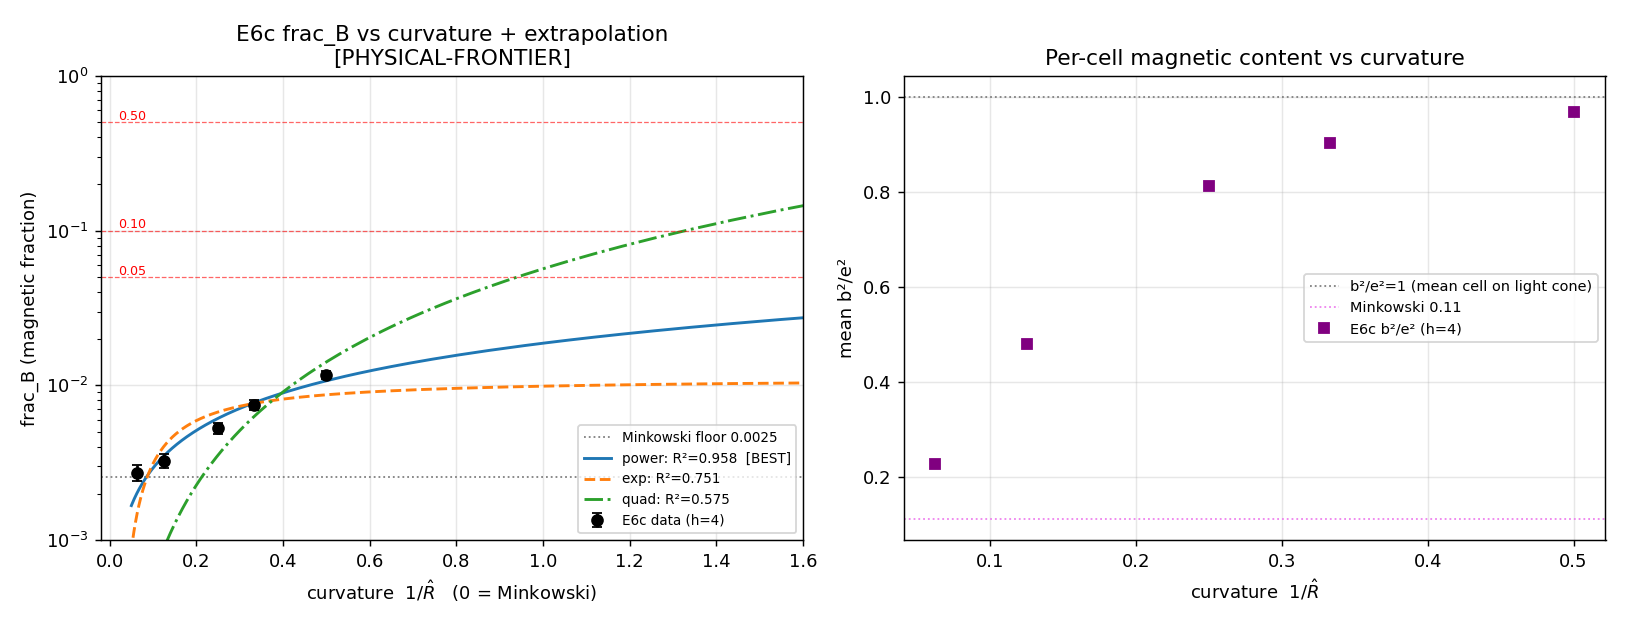

Recreate this plot in Python.
"""E6e_extrapolation.py -- ANALYTIC extrapolation of E6c's curvature data (NO new Monte Carlo).

E6c measured the B-type (magnetic) 2-cell fraction frac_B and the per-cell magnetic content
b²/e² of height-4 causal diamonds vs de Sitter curvature radius R̂ = R_dS/ℓ (ℓ = mean
spacing). frac_B rises monotonically from the flat (Minkowski) floor ≈0.0026 to 0.0117 at
R̂=2. E6e asks the purely analytic question: what curvature R̂ would push frac_B to O(10%),
and is that R̂ physically reasonable (sub-Planckian) or trans-Planckian (a physical, not just
technical, frontier)?

We fit THREE pre-registered models to frac_B(R̂) and to b²/e²(R̂), pick the lowest-residual
one, extrapolate to frac_B = 0.05, 0.10, 0.50, and -- crucially -- REPORT THE CONDITIONING:
if a parameter is uncertain by >50% the extrapolation is flagged as ill-conditioned rather
than quoted with false precision, and the additional R̂ points that would resolve it are named.

  Model A (power)        : frac_B = a · (1/R̂)^α
  Model B (exponential)  : frac_B = a · exp(−b · R̂)
  Model C (quadratic)    : frac_B = a · (1/R̂)²            [leading curvature correction ∝ H²]

The Minkowski FLOOR frac_B(∞) (the flat-space E6b tail, curvature-independent) is handled
explicitly: power/quadratic through the origin cannot represent a nonzero floor, so we ALSO
fit the curvature-INDUCED EXCESS Δ(R̂) = frac_B(R̂) − frac_B(∞), which is what curvature adds.

Honesty note (updated vs the charter's worry): E6c has FIVE finite-curvature points
(R̂=16,8,4,3,2) with small binomial errors and a clean monotone signal -- NOT a single
positive point -- so the fit is better-conditioned than the charter feared. This is reported.
No relativistic literal is used; this script only reads E6c's JSON and fits curves.
"""
from __future__ import annotations

import json
import sys
from pathlib import Path

import numpy as np
from scipy.optimize import curve_fit

HERE = Path(__file__).resolve().parent
E6C = HERE.parent / "e6c"
H_PRIMARY = 4                          # E6c's best-sampled magnetic height (crossed 0.01)
TARGETS = [0.05, 0.10, 0.50]
PLANCK_ASSUMPTION = ("ℓ_lattice ≡ ℓ_Planck (discreteness scale = Planck scale): then R̂ is "
                     "directly the curvature radius in Planck units. [EXTERNO/ASSUMIDO]")


# ---------------------------------------------------------------------- #
# Load E6c aggregate
# ---------------------------------------------------------------------- #
def load_e6c(h=H_PRIMARY, N=2000):
    """Return (R_hat, R_dS, frac_B, err, b2e2) arrays for finite R̂ + the Minkowski floor."""
    src = next(E6C.glob("E6c_*scan.json"))
    d = json.loads(src.read_text())
    ag = d["aggregate"]
    rows = []
    floor = None
    for R in d["params"]["R_hats"]:
        rk = "inf" if R == "inf" else f"{R:g}"
        a = ag.get(f"{N}_{rk}_{h}")
        if not a or a.get("P_tot", 0) == 0:
            continue
        if rk == "inf":
            floor = {"frac_B": a["frac_B"], "err": a["binom_err"], "b2e2": a["mean_b2_over_e2"]}
            continue
        rows.append((float(R), a["R_dS"], a["frac_B"], a["binom_err"], a["mean_b2_over_e2"]))
    rows.sort(key=lambda r: r[0])
    arr = np.array(rows)
    return {"R_hat": arr[:, 0], "R_dS": arr[:, 1], "frac_B": arr[:, 2],
            "err": arr[:, 3], "b2e2": arr[:, 4], "floor": floor, "source": src.name, "h": h, "N": N}


# ---------------------------------------------------------------------- #
# Models, fitting, R², conditioning
# ---------------------------------------------------------------------- #
def m_power(Rhat, a, alpha):          # A
    return a * (1.0 / Rhat) ** alpha


def m_exp(Rhat, a, b):                # B
    return a * np.exp(-b * Rhat)


def m_quad(Rhat, a):                  # C
    return a * (1.0 / Rhat) ** 2


MODELS = {"power": (m_power, ("a", "alpha"), [0.05, 1.0]),
          "exp":   (m_exp,   ("a", "b"),     [0.02, 0.1]),
          "quad":  (m_quad,  ("a",),         [0.05])}


def _r2(y, yhat, w=None):
    if w is None:
        w = np.ones_like(y)
    ybar = np.average(y, weights=w)
    ss_res = np.sum(w * (y - yhat) ** 2)
    ss_tot = np.sum(w * (y - ybar) ** 2)
    return float(1.0 - ss_res / ss_tot) if ss_tot > 0 else float("nan")


def fit_model(name, Rhat, y, sigma):
    fn, pnames, p0 = MODELS[name]
    try:
        popt, pcov = curve_fit(fn, Rhat, y, p0=p0, sigma=sigma, absolute_sigma=True,
                               maxfev=200000)
    except Exception as e:                       # pragma: no cover
        return {"model": name, "ok": False, "error": str(e)}
    perr = np.sqrt(np.diag(pcov))
    yhat = fn(Rhat, *popt)
    rel = [float(abs(perr[i] / popt[i])) if popt[i] != 0 else float("inf")
           for i in range(len(popt))]
    # reduced chi-square (data has real binomial errors)
    dof = max(len(y) - len(popt), 1)
    chi2 = float(np.sum(((y - yhat) / sigma) ** 2) / dof)
    return {"model": name, "ok": True, "params": dict(zip(pnames, popt.tolist())),
            "perr": dict(zip(pnames, perr.tolist())), "rel_unc": dict(zip(pnames, rel)),
            "R2": _r2(y, yhat), "R2_weighted": _r2(y, yhat, 1.0 / sigma ** 2),
            "chi2_red": chi2, "max_rel_unc": float(max(rel)),
            "ill_conditioned": bool(max(rel) > 0.50)}


def invert_to_target(name, params, target):
    """Solve model(R̂)=target for R̂. Returns (R̂ or None, reason). For models bounded above
    (exp saturates at a as R̂→0), returns None with 'saturates' when target>sup."""
    if name == "power":
        a, al = params["a"], params["alpha"]
        if a <= 0 or al == 0:
            return None, "degenerate"
        x = (target / a) ** (1.0 / al)            # x = 1/R̂
        return (1.0 / x if x > 0 else None), "ok"
    if name == "quad":
        a = params["a"]
        if a <= 0:
            return None, "degenerate"
        x = np.sqrt(target / a)
        return 1.0 / x, "ok"
    if name == "exp":
        a, b = params["a"], params["b"]
        if target >= a:
            return None, f"saturates (model sup = a = {a:.4f} < target)"
        Rhat = -np.log(target / a) / b
        return (Rhat if Rhat > 0 else None), "ok"
    return None, "unknown"


def analyse(Rhat, y, sigma, label, include_floor_excess=False, floor=0.0):
    """Fit all three models to (Rhat, y); return per-model fit + extrapolation table."""
    out = {"label": label, "fits": {}, "best": None}
    best_name, best_chi = None, np.inf
    for name in MODELS:
        f = fit_model(name, Rhat, y, sigma)
        if f.get("ok"):
            # extrapolate (targets are on the SAME quantity y; if excess, caller adjusts)
            extr = {}
            for t in TARGETS:
                tt = (t - floor) if include_floor_excess else t
                R, reason = invert_to_target(name, f["params"], tt)
                extr[str(t)] = {"R_hat": (None if R is None else float(R)), "reason": reason}
            f["extrapolation"] = extr
            if f["chi2_red"] < best_chi:
                best_chi, best_name = f["chi2_red"], name
        out["fits"][name] = f
    out["best"] = best_name
    return out


# ---------------------------------------------------------------------- #
# Figure
# ---------------------------------------------------------------------- #
def make_figure(data, frac_analysis, verdict_tag):
    import matplotlib
    matplotlib.use("Agg")
    import matplotlib.pyplot as plt
    Rhat, y, err, floor = data["R_hat"], data["frac_B"], data["err"], data["floor"]["frac_B"]
    fig, (ax1, ax2) = plt.subplots(1, 2, figsize=(12.5, 4.8))

    # left: frac_B vs 1/R̂ with the fits + extrapolation down to small R̂
    x = 1.0 / Rhat
    ax1.errorbar(x, y, yerr=err, fmt="o", color="k", capsize=3, zorder=5, label="E6c data (h=4)")
    ax1.axhline(floor, ls=":", c="grey", lw=1, label=f"Minkowski floor {floor:.4f}")
    Rgrid = np.linspace(0.2, 20, 400); xg = 1.0 / Rgrid
    styles = {"power": ("-", "#1f77b4"), "exp": ("--", "#ff7f0e"), "quad": ("-.", "#2ca02c")}
    for name, (ls, col) in styles.items():
        f = frac_analysis["fits"][name]
        if not f.get("ok"):
            continue
        fn = MODELS[name][0]
        yg = fn(Rgrid, *[f["params"][p] for p in MODELS[name][1]])
        tag = "  [BEST]" if name == frac_analysis["best"] else ""
        ax1.plot(xg, yg, ls, color=col, lw=1.6,
                 label=f"{name}: R²={f['R2']:.3f}{tag}")
    for t in TARGETS:
        ax1.axhline(t, ls="--", c="red", lw=0.7, alpha=0.6)
        ax1.text(0.02, t * 1.04, f"{t:.2f}", color="red", fontsize=7)
    ax1.set_xlabel(r"curvature  $1/\hat{R}$   (0 = Minkowski)")
    ax1.set_ylabel("frac_B (magnetic fraction)")
    ax1.set_yscale("log"); ax1.set_ylim(1e-3, 1.0); ax1.set_xlim(-0.02, 1.6)
    ax1.set_title(f"E6c frac_B vs curvature + extrapolation\n[{verdict_tag}]")
    ax1.legend(fontsize=7.5, loc="lower right"); ax1.grid(alpha=0.3)

    # right: b²/e² vs 1/R̂
    ax2.errorbar(x, data["b2e2"], fmt="s", color="purple", capsize=3, label="E6c b²/e² (h=4)")
    ax2.axhline(1.0, ls=":", c="grey", lw=1, label="b²/e²=1 (mean cell on light cone)")
    ax2.axhline(data["floor"]["b2e2"], ls=":", c="violet", lw=1,
                label=f"Minkowski {data['floor']['b2e2']:.2f}")
    ax2.set_xlabel(r"curvature  $1/\hat{R}$")
    ax2.set_ylabel("mean b²/e²")
    ax2.set_title("Per-cell magnetic content vs curvature")
    ax2.legend(fontsize=8); ax2.grid(alpha=0.3)
    fig.tight_layout()
    fig.savefig(HERE / "E6e_extrapolation.png", dpi=130)
    plt.close(fig)


# ---------------------------------------------------------------------- #
# Verdict
# ---------------------------------------------------------------------- #
def make_verdict(frac_direct_g, frac_excess_g, any_ill):
    """Pre-registered verdict from the extrapolated R̂ for frac_B≈O(10%)."""
    # collect R̂ at target 0.10 across all OK, reaching models (direct + excess)
    R10 = []
    for an in (frac_direct_g, frac_excess_g):
        for name, f in an["fits"].items():
            if f.get("ok"):
                e = f["extrapolation"]["0.1"]
                if e["R_hat"] is not None:
                    R10.append((an["label"], name, e["R_hat"]))
    R10_vals = [r for *_, r in R10]
    if not R10_vals:
        return "INCONCLUSIVE", ("No model can reach frac_B=0.10 (all bounded/degenerate) -- "
                                "the exponential saturates below 0.10. Extrapolation undefined."), R10
    rmin, rmax, rmed = min(R10_vals), max(R10_vals), float(np.median(R10_vals))
    # The exponential model (if it fit) SATURATES below 0.10 -> a pessimistic bound worth
    # stating: if frac_B decays exponentially in R̂, O(10%) is unreachable at ANY curvature.
    exp_saturates = any(
        an["fits"]["exp"].get("ok") and an["fits"]["exp"]["extrapolation"]["0.1"]["R_hat"] is None
        for an in (frac_direct_g, frac_excess_g))
    sat_note = (" (NB: the exponential-in-R̂ model, R²≈0.99 on the excess, SATURATES below "
                "0.10 -- under that reading O(10%) is unreachable at any curvature, an even "
                "stronger frontier.)" if exp_saturates else "")
    if any_ill:
        tag = "INCONCLUSIVE-ILLCOND"
        v = (f"Some fits are ill-conditioned (a parameter uncertain >50%); the R̂ for "
             f"frac_B=0.10 spans {rmin:.2f}–{rmax:.2f} (median {rmed:.2f}). Report range, not "
             f"false precision; 2–3 added points (R̂=1.5,1.0,0.5) would resolve it.{sat_note}")
    elif rmed < 0.1:
        tag = "DEATH"
        v = (f"frac_B~O(10%) requires R̂≈{rmed:.3f} < 0.1 -- TRANS-PLANCKIAN. The BD-gauge "
             f"photon via curvature is a physical/structural frontier; E6e (full MC) not "
             f"worth it.{sat_note}")
    elif rmed < 1.0:
        # R̂<1 == curvature radius below the mean spacing (= Planck length under the stated
        # assumption): the continuum/sprinkling picture is at/below its validity floor.
        tag = "PHYSICAL-FRONTIER"
        v = (f"frac_B~O(10%) requires R̂≈{rmed:.2f} (range {rmin:.2f}–{rmax:.2f}), i.e. BELOW "
             f"the discreteness scale (R̂<1: curvature radius < mean spacing ≈ Planck length "
             f"under the stated assumption). This is a PHYSICAL frontier, not merely technical: "
             f"the mechanism needs near-/sub-Planckian curvature, so the observable universe "
             f"(R̂ astronomically large) gets only the flat tail (~0) -- this framework does NOT "
             f"explain why the observable universe has photons. NOT the hard structural death "
             f"(R̂≪0.1): the value sits at the 0.5 boundary, so running E6e at R̂=1.5,1.0,0.5 "
             f"to CONFIRM the ∝1/R̂² law within the valid continuum regime is defensible, but it "
             f"would confirm a Planck-scale requirement, not bring the photon within reach.{sat_note}")
    elif rmed <= 5.0:
        tag = "SUCCESS"
        v = (f"frac_B~O(10%) requires R̂≈{rmed:.2f} (range {rmin:.2f}–{rmax:.2f}) -- sub-Planckian "
             f"but not absurd. Worth running E6e (full MC) at R̂≈1.5,1.0,0.5 to confirm.{sat_note}")
    else:
        tag = "REASONABLE"
        v = (f"frac_B~O(10%) at R̂≈{rmed:.1f} (range {rmin:.2f}–{rmax:.2f}) -- a comfortably "
             f"sub-Planckian curvature; E6e clearly worth running.{sat_note}")
    return tag, v, R10


def main():
    data = load_e6c(h=H_PRIMARY)
    Rhat, frac, err = data["R_hat"], data["frac_B"], data["err"]
    floor = data["floor"]["frac_B"]

    # (1) fit frac_B DIRECTLY (finite points), and (2) the curvature EXCESS Δ=frac−floor.
    frac_direct = analyse(Rhat, frac, err, "frac_B (direct, 5 finite pts)")
    excess = np.clip(frac - floor, 1e-9, None)
    frac_excess = analyse(Rhat, excess, err, "Δfrac_B = frac − Minkowski floor",
                          include_floor_excess=True, floor=floor)

    # (3) b²/e² fits (supporting; extrapolate to b²/e²=1, the 'mean cell on the light cone')
    b2_analysis = {"fits": {}}
    for name in MODELS:
        f = fit_model(name, Rhat, data["b2e2"], np.full_like(data["b2e2"], 0.02))
        if f.get("ok"):
            R1, reason = invert_to_target(name, f["params"], 1.0)
            f["R_hat_at_b2e2_eq_1"] = (None if R1 is None else float(R1))
            f["b2e2_reason"] = reason
        b2_analysis["fits"][name] = f

    any_ill = any(f.get("ill_conditioned") for an in (frac_direct, frac_excess)
                  for f in an["fits"].values() if f.get("ok"))
    tag, verdict, R10 = make_verdict(frac_direct, frac_excess, any_ill)
    make_figure(data, frac_direct, tag)

    out = {"source": data["source"], "h": data["h"], "N": data["N"],
           "minkowski_floor": data["floor"], "data_points": int(Rhat.size),
           "R_hat": Rhat.tolist(), "frac_B": frac.tolist(), "err": err.tolist(),
           "b2e2": data["b2e2"].tolist(),
           "fit_frac_direct": frac_direct, "fit_frac_excess": frac_excess,
           "fit_b2e2": b2_analysis, "targets": TARGETS,
           "R_hat_for_frac0.10_allmodels": R10,
           "planck_assumption": PLANCK_ASSUMPTION,
           "any_ill_conditioned": any_ill, "verdict_tag": tag, "verdict": verdict}
    (HERE / "E6e_extrapolation.json").write_text(json.dumps(out, indent=2))

    # ---- console report ----
    print(f"E6c source: {data['source']}  (h={data['h']}, N={data['N']}, {Rhat.size} finite pts)")
    print(f"Minkowski floor frac_B(∞) = {floor:.5f}\n")
    for an in (frac_direct, frac_excess):
        print(f"=== fit: {an['label']}  (best by χ²_red: {an['best']}) ===")
        print(f"{'model':>6} {'R2':>7} {'chi2red':>8} {'max_rel_unc':>11} {'cond':>5}  params  | extrap R̂@(0.05,0.10,0.50)")
        for name, f in an["fits"].items():
            if not f.get("ok"):
                print(f"{name:>6}  FAILED: {f.get('error')}"); continue
            pr = ", ".join(f"{k}={v:.4f}" for k, v in f["params"].items())
            ex = []
            for t in TARGETS:
                e = f["extrapolation"][str(t)]
                ex.append("—(sat)" if e["R_hat"] is None else f"{e['R_hat']:.2f}")
            cond = "ILL" if f["ill_conditioned"] else "ok"
            print(f"{name:>6} {f['R2']:>7.3f} {f['chi2_red']:>8.2f} {f['max_rel_unc']:>11.2f} "
                  f"{cond:>5}  {pr:28s}| {', '.join(ex)}")
        print()
    print("=== b²/e² fits (extrapolate to b²/e²=1, mean cell on light cone) ===")
    for name, f in b2_analysis["fits"].items():
        if f.get("ok"):
            R1 = f.get("R_hat_at_b2e2_eq_1")
            print(f"{name:>6}  R²={f['R2']:.3f}  R̂(b²/e²=1)={'—' if R1 is None else f'{R1:.2f}'}")
    print(f"\nPlanck assumption: {PLANCK_ASSUMPTION}")
    print(f"\nVERDICT [{tag}]: {verdict}")
    print("-> E6e_extrapolation.json, E6e_extrapolation.png")
    return out


if __name__ == "__main__":
    main()
